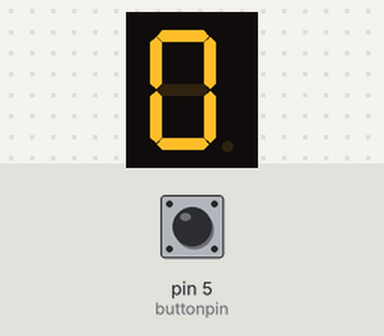
Recording of a sketch running on a simulated Arduino Uno, built with avr-gcc and run on an emulated ATmega328P. On the bench: 1-digit seven-segment display. Wiring (inferred from the names in the program): 1-digit 7-segment display, segments lit when HIGH: segments pin 7, pin 8, pin 9, pin 10, pin 11, pin 12, pin 13. Inputs (shaded band) come from the test bench; at power-on: pin 5 (buttonpin) LOW. The segment pins are drawn as the display they are named for.

Above: at 1.2 s.
1.3 s: pin 5 (buttonpin) pulled HIGH for 3.2 s
At 5.8 s:
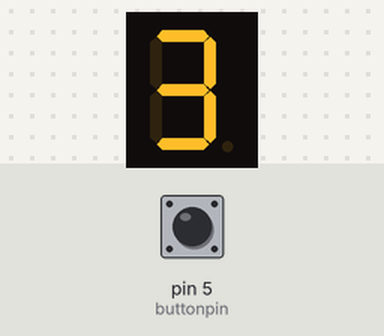
6.0 s: pin 5 (buttonpin) pulled HIGH for 0.15 s
At 7.3 s:
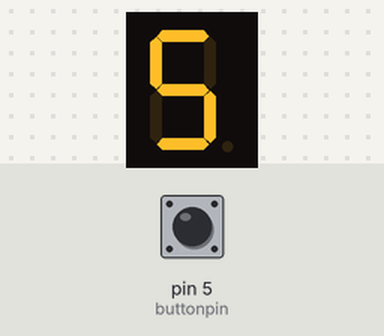
8.5 s: pin 5 (buttonpin) pulled HIGH for 1 s
At 10.4 s:
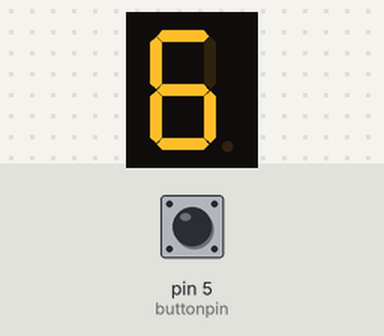
11.0 s: pin 5 (buttonpin) pulled HIGH for 0.15 s
At 12.3 s:
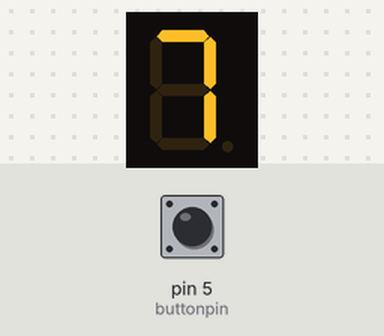
Timing chart, 0 to 14.0 s (numbered marks = the images above; inputs shaded):
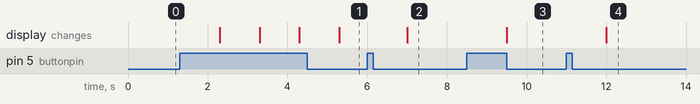

The sketch:

Button_counter.ino
```cpp
//Button connections : pin 1 : Digital Pin 5  , pin no. 2 : VCC
//7 Segment Display has 8 Connections: Digital pins(A,B,C,D,E,F,G),GND(Common) pin.
//DP Pin is Decimal point pin

//ULtrasonic Counter

//        A
//        _
//      F| |B
//        -
//      E|_|C
//        D
int cc=0;
int buttonpin=5;
int buttonstate=0;
int g=13,f=12,e=11,d=10,c=9,b=8,a=7;
void setup() {
  // put your setup code here, to run once:
  pinMode(a,OUTPUT);
  pinMode(b,OUTPUT);
  pinMode(c,OUTPUT);
  pinMode(d,OUTPUT);
  pinMode(e,OUTPUT);
  pinMode(f,OUTPUT);
  pinMode(g,OUTPUT);
  pinMode(buttonpin,INPUT);

}

void loop() {
  // put your main code here, to run repeatedly:
    buttonstate=digitalRead(buttonpin);
    if(buttonstate==HIGH)
    {
        cc++;
        delay(1000);
    }
    if(cc==0)
    {
        digitalWrite(a,HIGH);
        digitalWrite(b,HIGH);
        digitalWrite(c,HIGH);
        digitalWrite(d,HIGH);
        digitalWrite(e,HIGH);
        digitalWrite(f,HIGH);
        digitalWrite(g,LOW);

    }
    if(cc==1)
    {
        digitalWrite(a,LOW);
        digitalWrite(b,HIGH);
        digitalWrite(c,HIGH);
        digitalWrite(d,LOW);
        digitalWrite(e,LOW);
        digitalWrite(f,LOW);
        digitalWrite(g,LOW);
     }
     if(cc==2)
    {
        digitalWrite(a,HIGH);
        digitalWrite(b,HIGH);
        digitalWrite(c,LOW);
        digitalWrite(d,HIGH);
        digitalWrite(e,HIGH);
        digitalWrite(f,LOW);
        digitalWrite(g,HIGH);
    }
    if(cc==3)
    {
        digitalWrite(a,HIGH);
        digitalWrite(b,HIGH);
        digitalWrite(c,HIGH);
        digitalWrite(d,HIGH);
        digitalWrite(e,HIGH);
        digitalWrite(f,HIGH);
        digitalWrite(g,LOW);
     }
     if(cc==4)
    {
        digitalWrite(a,HIGH);
        digitalWrite(b,HIGH);
        digitalWrite(c,HIGH);
        digitalWrite(d,HIGH);
        digitalWrite(e,LOW);
        digitalWrite(f,LOW);
        digitalWrite(g,HIGH);
    }
    if(cc==5)
    {
        digitalWrite(a,HIGH);
        digitalWrite(b,LOW);
        digitalWrite(c,HIGH);
        digitalWrite(d,HIGH);
        digitalWrite(e,LOW);
        digitalWrite(f,HIGH);
        digitalWrite(g,HIGH);
     }
     if(cc==6)
    {
        digitalWrite(a,HIGH);
        digitalWrite(b,LOW);
        digitalWrite(c,HIGH);
        digitalWrite(d,HIGH);
        digitalWrite(e,HIGH);
        digitalWrite(f,HIGH);
        digitalWrite(g,HIGH);
    }
    if(cc==7)
    {
          digitalWrite(a,HIGH);
        digitalWrite(b,HIGH);
        digitalWrite(c,HIGH);
        digitalWrite(d,LOW);
        digitalWrite(e,LOW);
        digitalWrite(f,LOW);
        digitalWrite(g,LOW);
     }
     if(cc==8)
    {
        digitalWrite(a,HIGH);
        digitalWrite(b,HIGH);
        digitalWrite(c,HIGH);
        digitalWrite(d,HIGH);
        digitalWrite(e,HIGH);
        digitalWrite(f,HIGH);
        digitalWrite(g,HIGH);
    }
    if(cc==9)
    {
          digitalWrite(a,HIGH);
        digitalWrite(b,HIGH);
        digitalWrite(c,HIGH);
        digitalWrite(d,HIGH);
        digitalWrite(e,LOW);
        digitalWrite(f,HIGH);
        digitalWrite(g,HIGH);
     }
     if(cc==10)
    {
      cc=0;
    }
}
```

Measured:
- after the input at 1.3 s, the display: first changes after 1.0 s (image 1 shows a later state)
- after the input at 6.0 s, the display: changes after 1.0 s (image 2)
- after the input at 8.5 s, the display: changes after 1.0 s (image 3)
- after the input at 11.0 s, the display: changes after 1.0 s (image 4)
